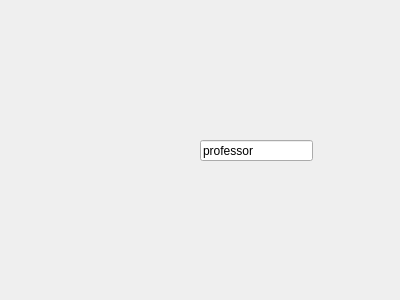
<?xml version="1.0" encoding="UTF-8"?>
<ui version="4.0">
 <class>professor</class>
 <widget class="QDialog" name="professor">
  <property name="geometry">
   <rect>
    <x>0</x>
    <y>0</y>
    <width>400</width>
    <height>300</height>
   </rect>
  </property>
  <property name="windowTitle">
   <string>Dialog</string>
  </property>
  <widget class="QLineEdit" name="lineEdit">
   <property name="geometry">
    <rect>
     <x>200</x>
     <y>140</y>
     <width>113</width>
     <height>21</height>
    </rect>
   </property>
   <property name="text">
    <string>professor</string>
   </property>
  </widget>
 </widget>
 <resources/>
 <connections/>
</ui>
